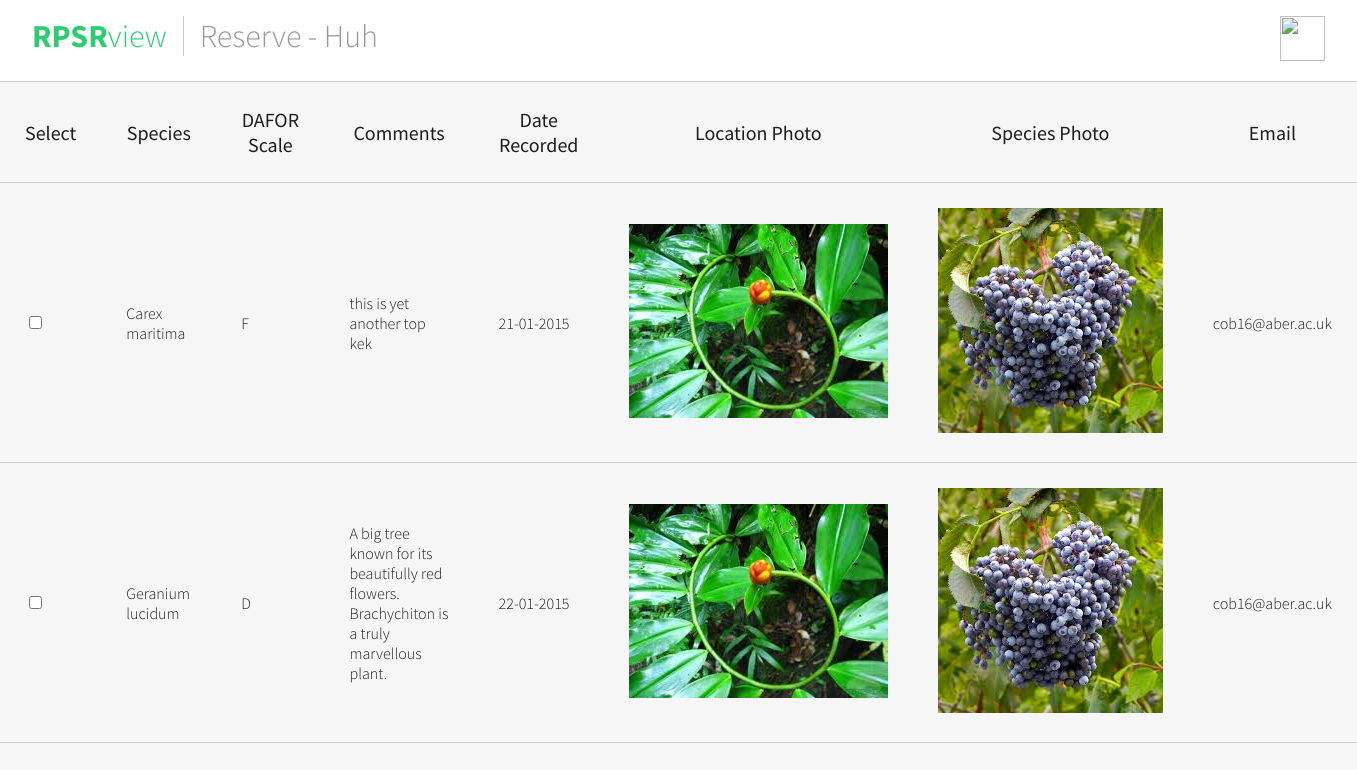
The page /RPSView/public_html/records.php?reserve=2 on the database its author committed.
### tables this page shows
CREATE TABLE IF NOT EXISTS `Reserves` (
`reserve_ID` int(11) NOT NULL,
  `reserve_name` varchar(80) NOT NULL,
  `latitude` int(11) NOT NULL DEFAULT '0',
  `longitude` int(11) NOT NULL DEFAULT '0'
);

CREATE TABLE IF NOT EXISTS `Recordings` (
`ID` int(11) NOT NULL,
  `species` int(11) NOT NULL,
  `DAFOR` char(1) NOT NULL,
  `comments` text,
  `date_recorded` date NOT NULL,
  `photo_path_general` text NOT NULL,
  `photo_path_species` text NOT NULL,
  `Email` varchar(80) NOT NULL,
  `reserve_name` int(11) NOT NULL
);

CREATE TABLE IF NOT EXISTS `Species` (
`species_id` int(11) NOT NULL,
  `Species` varchar(82) NOT NULL,
  `Common Name` varchar(33) DEFAULT NULL
);

### RPSView/public_html/records.php (the view, shortened to what this page needs)
<!DOCTYPE html>
<html>
<head>
		<link rel="stylesheet" type="text/css" href="style221.css" />
</head>
<body>
		<?php
		$reserve_name = (int) $_GET["reserve"];
		$host = 'localhost';
		$user = 'tkek';
		$pass = 'topkek3';
		$database = 'cb-group-project';
		$conn = new mysqli($host, $user, $pass, $database);
		if(!$conn->connect_errno > 0){
			$res = <<<SQL
			SELECT *
			FROM `Recordings`
			WHERE $reserve_name = reserve_name
SQL;
			$dopefish = <<<SQL
			SELECT *
			FROM `Species`
SQL;
			$fishsticks = <<<SQL
			SELECT *
			FROM `Reserves`
SQL;
			if(!$res = $conn->query($res)){
				die('There was an error running the query :)');
			}
			if(!$fishsticks = $conn->query($fishsticks)) {
				die('there was an error running the query :(');
			}
			if(!$dopefish = $conn->query($dopefish)) {
				die('there was an error running the query :(');
			}
		echo '<div class="header">';
			echo '<h1><a href="https://cormacbrady.info/~tkek"><strong>RPSR</strong>view</a></h1>';
			while ($b = $fishsticks->fetch_assoc()) {
						if ($reserve_name == $b["reserve_ID"]) {
							echo '<p>Reserve - ' . ucwords($b["reserve_name"]) . '</p>';
						}
					}
			echo '<a class="gitlogo" href="https://github.com/cob16/cs-221-group-project"> <img src="https://assets-cdn.github.com/images/modules/logos_page/GitHub-Mark.png" height="45" width="45"></a>';
		echo '</div>';
		echo '<div class="container">';
			echo '<table cellpadding="25">';
			echo '<thead>';
			echo '<tr>';
			echo '<th>Select</th>';
			echo '<th>Species</th>';
			echo '<th>DAFOR Scale</th>';
			echo '<th>Comments</th>';
			echo '<th>Date Recorded</th>';
			echo '<th>Location Photo</th>';
			echo '<th>Species Photo</th>';
			echo '<th>Email</th>';
			echo '</tr>';
			while ($a = $res->fetch_assoc()) {
				echo '<tr>';
				echo '<td><input type="checkbox"></td>';
				 $specNumber = $a["species"];
				 while ($c = $dopefish->fetch_assoc()) {
				 	if ($specNumber == $c["species_id"]) {
				 		echo '<td>' . $c["Species"] . '</td>';
				 		break;
				 	}
				 }
				echo '<td>' . $a["DAFOR"] . '</td>';
				echo '<td>' . $a["comments"] . '</td>';
				$fixedDate = date("d-m-Y", strtotime($a["date_recorded"]));
				echo '<td>' . $fixedDate . '</td>';
				echo '<td><img src="' . $a["photo_path_general"] . '"></td>';
				echo '<td><img src="' . $a["photo_path_species"] . '"</td>';
				echo '<td>' . $a["Email"] . '</td>';
				echo '</tr>';
			}
			echo '</table>';
		}
		else
		{
			echo "connection error";
		}
		?>
</div>
</body>
</html>

### RPSView/public_html/style221.css (style rules this page uses)
body { font-family: 'Source Sans Pro', sans-serif; background-color: #F6F6F6; margin-left: 0%; margin-right: 0%; margin-top: 0; }
a { color: #2ecc71; text-decoration: none; }
.header { background: #fff; border-bottom: 1px solid #ccc; padding: 1rem 2rem; text-align: center; overflow: hidden; }
.header h1, .header p { margin: 0; font-size: 2rem; float: left; font-weight: 300; }
.header p { color: #999; font-weight: 300; margin-left: 1rem; padding-left: 1rem; border-left: 1px solid #ccc; }
.gitlogo { float: right; }
table { border-collapse: collapse; margin: 0 auto; }
table td { border-top: solid #ccc; border-width: 1px; border-bottom: solid #ccc; border-width: 1px; overflow: hidden; color: #1e1d1d; font-weight: 300; }
table th { color: #1e1d1d; font-weight: 400; font-size: 1.25rem; }

### rows shown on the page
reserves: reserve_name "Huh"
recordings: DAFOR "F", comments "this is yet another top kek", date_recorded "21-01-2015", photo_path_general (picture), photo_path_species (picture), Email "cob16@aber.ac.uk"
species: Species "Carex maritima"
recordings: Species "Geranium lucidum", DAFOR "D", comments "A big tree known for its beautifully red flowers. Brachychiton is a truly marvellous plant.", date_recorded "22-01-2015", Email "cob16@aber.ac.uk"
